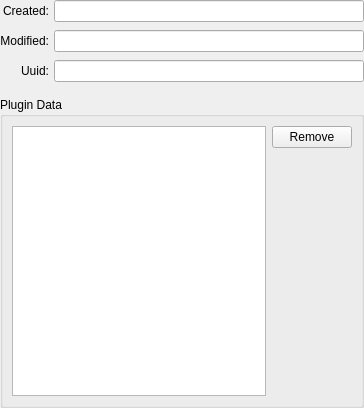
<?xml version="1.0" encoding="UTF-8"?>
<ui version="4.0">
 <class>EditWidgetProperties</class>
 <widget class="QWidget" name="EditWidgetProperties">
  <property name="geometry">
   <rect>
    <x>0</x>
    <y>0</y>
    <width>364</width>
    <height>408</height>
   </rect>
  </property>
  <layout class="QVBoxLayout" name="verticalLayout" stretch="0,0,0">
   <property name="spacing">
    <number>5</number>
   </property>
   <property name="leftMargin">
    <number>0</number>
   </property>
   <property name="topMargin">
    <number>0</number>
   </property>
   <property name="rightMargin">
    <number>0</number>
   </property>
   <property name="bottomMargin">
    <number>0</number>
   </property>
   <item>
    <layout class="QGridLayout" name="gridLayout">
     <property name="verticalSpacing">
      <number>8</number>
     </property>
     <item row="0" column="0">
      <widget class="QLabel" name="labelCreated">
       <property name="text">
        <string>Created:</string>
       </property>
       <property name="alignment">
        <set>Qt::AlignRight|Qt::AlignTrailing|Qt::AlignVCenter</set>
       </property>
      </widget>
     </item>
     <item row="0" column="1">
      <widget class="QLineEdit" name="createdEdit">
       <property name="sizePolicy">
        <sizepolicy hsizetype="Expanding" vsizetype="Fixed">
         <horstretch>0</horstretch>
         <verstretch>0</verstretch>
        </sizepolicy>
       </property>
       <property name="accessibleName">
        <string>Datetime created</string>
       </property>
       <property name="readOnly">
        <bool>true</bool>
       </property>
      </widget>
     </item>
     <item row="1" column="0">
      <widget class="QLabel" name="labelModified">
       <property name="text">
        <string>Modified:</string>
       </property>
       <property name="alignment">
        <set>Qt::AlignRight|Qt::AlignTrailing|Qt::AlignVCenter</set>
       </property>
      </widget>
     </item>
     <item row="1" column="1">
      <widget class="QLineEdit" name="modifiedEdit">
       <property name="sizePolicy">
        <sizepolicy hsizetype="Expanding" vsizetype="Fixed">
         <horstretch>0</horstretch>
         <verstretch>0</verstretch>
        </sizepolicy>
       </property>
       <property name="accessibleName">
        <string>Datetime modified</string>
       </property>
       <property name="readOnly">
        <bool>true</bool>
       </property>
      </widget>
     </item>
    <item row="2" column="0">
      <widget class="QLabel" name="labelUuid">
       <property name="text">
        <string>Uuid:</string>
       </property>
       <property name="alignment">
        <set>Qt::AlignRight|Qt::AlignTrailing|Qt::AlignVCenter</set>
       </property>
      </widget>
     </item>
    <item row="2" column="1">
      <widget class="QLineEdit" name="uuidEdit">
       <property name="accessibleName">
        <string>Unique ID</string>
       </property>
       <property name="readOnly">
        <bool>true</bool>
       </property>
      </widget>
     </item>
    </layout>
   </item>
   <item>
    <spacer name="verticalSpacer_2">
     <property name="orientation">
      <enum>Qt::Vertical</enum>
     </property>
     <property name="sizeType">
      <enum>QSizePolicy::Fixed</enum>
     </property>
     <property name="sizeHint" stdset="0">
      <size>
       <width>20</width>
       <height>10</height>
      </size>
     </property>
    </spacer>
   </item>
   <item>
    <widget class="QGroupBox" name="groupBox">
     <property name="title">
      <string>Plugin Data</string>
     </property>
     <layout class="QHBoxLayout" name="horizontalLayout">
      <item>
       <widget class="QTableView" name="customDataTable">
        <property name="accessibleName">
         <string>Plugin data</string>
        </property>
        <property name="editTriggers">
         <set>QAbstractItemView::NoEditTriggers</set>
        </property>
        <property name="selectionBehavior">
         <enum>QAbstractItemView::SelectRows</enum>
        </property>
        <attribute name="horizontalHeaderDefaultSectionSize">
         <number>200</number>
        </attribute>
        <attribute name="horizontalHeaderStretchLastSection">
         <bool>true</bool>
        </attribute>
        <attribute name="verticalHeaderVisible">
         <bool>false</bool>
        </attribute>
       </widget>
      </item>
      <item>
       <layout class="QVBoxLayout" name="verticalLayout_2">
        <item>
         <widget class="QPushButton" name="removeCustomDataButton">
          <property name="accessibleName">
           <string>Remove selected plugin data</string>
          </property>
          <property name="text">
           <string>Remove</string>
          </property>
         </widget>
        </item>
        <item>
         <spacer name="verticalSpacer">
          <property name="orientation">
           <enum>Qt::Vertical</enum>
          </property>
          <property name="sizeHint" stdset="0">
           <size>
            <width>20</width>
            <height>40</height>
           </size>
          </property>
         </spacer>
        </item>
       </layout>
      </item>
     </layout>
    </widget>
   </item>
  </layout>
 </widget>
 <tabstops>
  <tabstop>createdEdit</tabstop>
  <tabstop>modifiedEdit</tabstop>
  <tabstop>uuidEdit</tabstop>
 </tabstops>
 <resources/>
 <connections/>
</ui>
